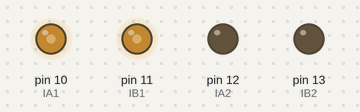
A sketch run on a simulated Arduino Uno, built with avr-gcc and run on an emulated ATmega328P. Parts: output pins drawn as LEDs (lit = HIGH).

Above: at 0.1 s.
Timing chart, 0 to 1.6 s (numbered marks = the images above):
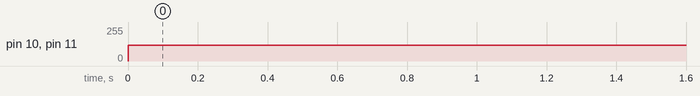

Measured:
- by itself, pin 10 (IA1), pin 11 (IB1): 0/255 → 120/255 at 0.00 s

The sketch:

dfRobot_Hr8833.ino
```cpp
int IA1=10;
int IA2=12;
int IB1=11;
int IB2=13;

void setup() {
     pinMode(IA1, OUTPUT);
     pinMode(IA2, OUTPUT);
     pinMode(IB1, OUTPUT);
     pinMode(IB2, OUTPUT);
}

void loop() {
 MA1_Forward(120);//Motor MA1 forward; PWM speed control

 MB1_Forward(120);//Motor MA2 forward; PWM speed control

}

void MA1_Forward(int Speed1)  //fast decay; Speed = High duty-cycle
{
     analogWrite(IA1,Speed1);
     digitalWrite(IA2,LOW);
  }

void MA2_Backward(int Speed1)  //slow decay; Speed = Low duty-cycle
{
    int Speed2=255-Speed1;
    analogWrite(IA1,Speed2);
    digitalWrite(IA2,HIGH);
  }

void MB1_Forward(int Speed1)
{
     analogWrite(IB1,Speed1);
     digitalWrite(IB2,LOW);
  }

void MB2_Backward(int Speed1)
{
    int Speed2=255-Speed1;
    analogWrite(IB1,Speed2);
    digitalWrite(IB2,HIGH);
  }
```
